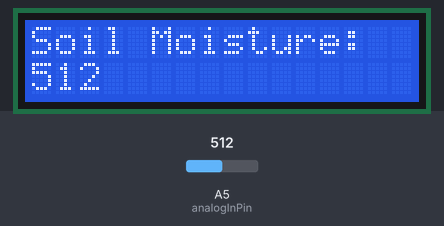
Bench run of a sketch on a simulated Arduino Uno, built with avr-gcc and run on an emulated ATmega328P. Parts: 16×2 character LCD. Inputs (shaded band) come from the test bench; at power-on: A5 (analogInPin) = 512.

Above: at 1.3 s.
1.4 s: A5 (analogInPin) set to 716
At 2.0 s:
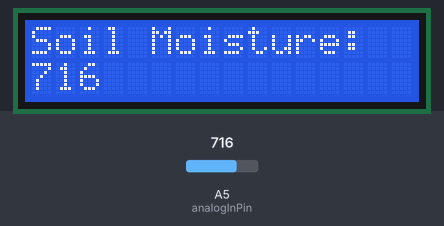
3.1 s: A5 (analogInPin) set to 900
At 4.0 s:
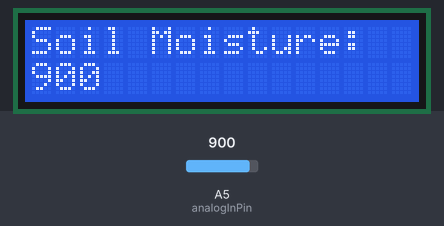
4.7 s: A5 (analogInPin) set to 1023
At 6.0 s:
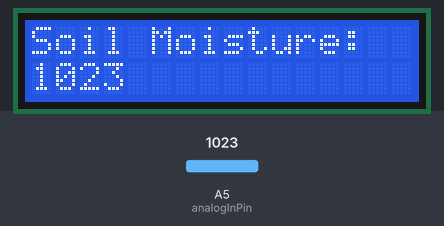
Timing chart, 0 to 7.7 s (numbered marks = the images above; inputs shaded):
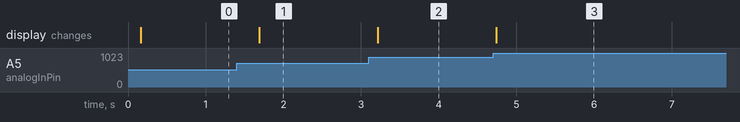

The sketch:

lcd.ino
```cpp
#include <LiquidCrystal.h>
// initialize the library with the numbers of the interface pins
LiquidCrystal lcd(5, 4);
// These constants won't change. They're used to give names
// to the pins used:
const int analogInPin = A5; // Analog input pin that the Sensor is attached to
int sensorValue = 0; // value read from the Soil Moisture
void setup() {
// set up the LCD's number of columns and rows:

lcd.begin(16, 2);
delay(100);
}


void loop() {
lcd.clear();
lcd.print("Soil Moisture:");// print the results to the LCD Display:
sensorValue = analogRead(analogInPin);// read the analog in value:
lcd.setCursor(0, 1);
lcd.print(sensorValue);
// wait 300 milliseconds before the next loop for the
//analog-to-digital converter to settle after the last reading:
delay(300);
}
```

Measured:
- after the input at 1.4 s, the display: changes after 0.29 s (image 1)
- after the input at 3.1 s, the display: changes after 0.12 s (image 2)
- after the input at 4.7 s, the display: changes at once (image 3)
